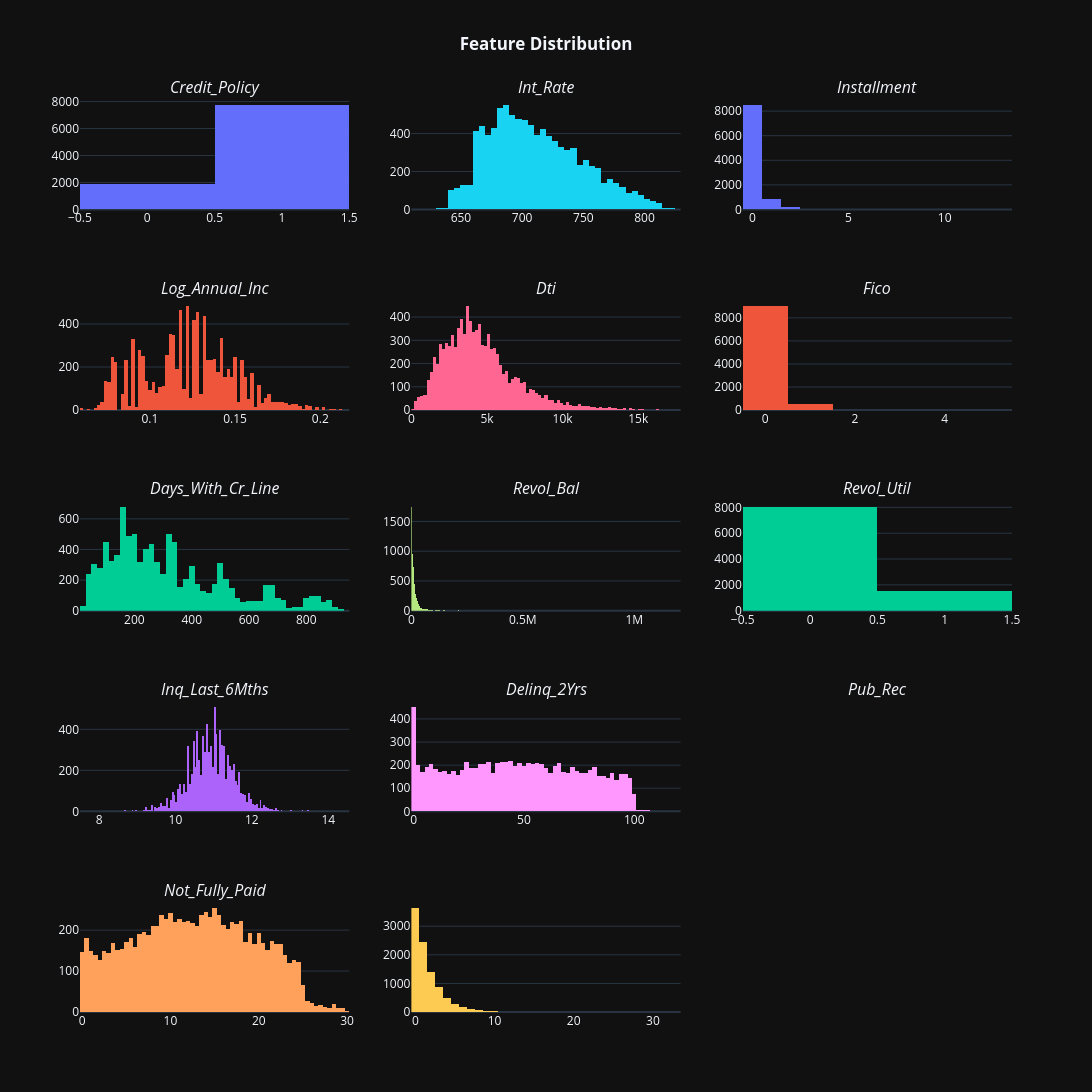

Source (notebook cell):
### Code cell
l = len(feature_list)

row = l // 3 +1

fig = make_subplots(cols = 3,
                    rows = row,
                    subplot_titles=[f'<i>{i.title()}</i>' for i in feature_list])
for i in range(l):
    fig.add_trace(go.Histogram(x = df[feature_list[i]]),
                  col = i //  row +1,
                  row = i % row +1)

fig.update_layout(height = row * 300,
                  width = 1200,
                  title_text = '<b>Feature Distribution',
                  template = 'plotly_dark',
                  title_x = 0.5,
                  showlegend=False)


fig.show()

### Figure 1 — Plotly figure (JSON) as saved in the notebook; plotly's stock layout.template omitted (floating-point values rounded to 4 significant figures; data arrays with more than 128 entries replaced by an {"elided": "..."} marker saying what was removed)
{"data": [{"type": "histogram", "x": {"elided": "9578 int values"}, "xaxis": "x", "yaxis": "y"}, {"type": "histogram", "x": {"elided": "9578 float values"}, "xaxis": "x4", "yaxis": "y4"}, {"type": "histogram", "x": {"elided": "9578 float values"}, "xaxis": "x7", "yaxis": "y7"}, {"type": "histogram", "x": {"elided": "9578 float values"}, "xaxis": "x10", "yaxis": "y10"}, {"type": "histogram", "x": {"elided": "9578 float values"}, "xaxis": "x13", "yaxis": "y13"}, {"type": "histogram", "x": {"elided": "9578 int values"}, "xaxis": "x2", "yaxis": "y2"}, {"type": "histogram", "x": {"elided": "9578 float values"}, "xaxis": "x5", "yaxis": "y5"}, {"type": "histogram", "x": {"elided": "9578 int values"}, "xaxis": "x8", "yaxis": "y8"}, {"type": "histogram", "x": {"elided": "9578 float values"}, "xaxis": "x11", "yaxis": "y11"}, {"type": "histogram", "x": {"elided": "9578 int values"}, "xaxis": "x14", "yaxis": "y14"}, {"type": "histogram", "x": {"elided": "9578 int values"}, "xaxis": "x3", "yaxis": "y3"}, {"type": "histogram", "x": {"elided": "9578 int values"}, "xaxis": "x6", "yaxis": "y6"}, {"type": "histogram", "x": {"elided": "9578 int values"}, "xaxis": "x9", "yaxis": "y9"}], "layout": {"annotations": [{"font": {"size": 16}, "showarrow": false, "text": "<i>Credit_Policy</i>", "x": 0.1444, "xanchor": "center", "xref": "paper", "y": 1, "yanchor": "bottom", "yref": "paper"}, {"font": {"size": 16}, "showarrow": false, "text": "<i>Int_Rate</i>", "x": 0.5, "xanchor": "center", "xref": "paper", "y": 1, "yanchor": "bottom", "yref": "paper"}, {"font": {"size": 16}, "showarrow": false, "text": "<i>Installment</i>", "x": 0.8556, "xanchor": "center", "xref": "paper", "y": 1, "yanchor": "bottom", "yref": "paper"}, {"font": {"size": 16}, "showarrow": false, "text": "<i>Log_Annual_Inc</i>", "x": 0.1444, "xanchor": "center", "xref": "paper", "y": 0.78, "yanchor": "bottom", "yref": "paper"}, {"font": {"size": 16}, "showarrow": false, "text": "<i>Dti</i>", "x": 0.5, "xanchor": "center", "xref": "paper", "y": 0.78, "yanchor": "bottom", "yref": "paper"}, {"font": {"size": 16}, "showarrow": false, "text": "<i>Fico</i>", "x": 0.8556, "xanchor": "center", "xref": "paper", "y": 0.78, "yanchor": "bottom", "yref": "paper"}, {"font": {"size": 16}, "showarrow": false, "text": "<i>Days_With_Cr_Line</i>", "x": 0.1444, "xanchor": "center", "xref": "paper", "y": 0.56, "yanchor": "bottom", "yref": "paper"}, {"font": {"size": 16}, "showarrow": false, "text": "<i>Revol_Bal</i>", "x": 0.5, "xanchor": "center", "xref": "paper", "y": 0.56, "yanchor": "bottom", "yref": "paper"}, {"font": {"size": 16}, "showarrow": false, "text": "<i>Revol_Util</i>", "x": 0.8556, "xanchor": "center", "xref": "paper", "y": 0.56, "yanchor": "bottom", "yref": "paper"}, {"font": {"size": 16}, "showarrow": false, "text": "<i>Inq_Last_6Mths</i>", "x": 0.1444, "xanchor": "center", "xref": "paper", "y": 0.34, "yanchor": "bottom", "yref": "paper"}, {"font": {"size": 16}, "showarrow": false, "text": "<i>Delinq_2Yrs</i>", "x": 0.5, "xanchor": "center", "xref": "paper", "y": 0.34, "yanchor": "bottom", "yref": "paper"}, {"font": {"size": 16}, "showarrow": false, "text": "<i>Pub_Rec</i>", "x": 0.8556, "xanchor": "center", "xref": "paper", "y": 0.34, "yanchor": "bottom", "yref": "paper"}, {"font": {"size": 16}, "showarrow": false, "text": "<i>Not_Fully_Paid</i>", "x": 0.1444, "xanchor": "center", "xref": "paper", "y": 0.12, "yanchor": "bottom", "yref": "paper"}], "height": 1500, "showlegend": false, "title": {"text": "<b>Feature Distribution", "x": 0.5}, "width": 1200, "xaxis": {"anchor": "y", "domain": [0, 0.2889]}, "xaxis10": {"anchor": "y10", "domain": [0, 0.2889]}, "xaxis11": {"anchor": "y11", "domain": [0.3556, 0.6444]}, "xaxis12": {"anchor": "y12", "domain": [0.7111, 1]}, "xaxis13": {"anchor": "y13", "domain": [0, 0.2889]}, "xaxis14": {"anchor": "y14", "domain": [0.3556, 0.6444]}, "xaxis15": {"anchor": "y15", "domain": [0.7111, 1]}, "xaxis2": {"anchor": "y2", "domain": [0.3556, 0.6444]}, "xaxis3": {"anchor": "y3", "domain": [0.7111, 1]}, "xaxis4": {"anchor": "y4", "domain": [0, 0.2889]}, "xaxis5": {"anchor": "y5", "domain": [0.3556, 0.6444]}, "xaxis6": {"anchor": "y6", "domain": [0.7111, 1]}, "xaxis7": {"anchor": "y7", "domain": [0, 0.2889]}, "xaxis8": {"anchor": "y8", "domain": [0.3556, 0.6444]}, "xaxis9": {"anchor": "y9", "domain": [0.7111, 1]}, "yaxis": {"anchor": "x", "domain": [0.88, 1]}, "yaxis10": {"anchor": "x10", "domain": [0.22, 0.34]}, "yaxis11": {"anchor": "x11", "domain": [0.22, 0.34]}, "yaxis12": {"anchor": "x12", "domain": [0.22, 0.34]}, "yaxis13": {"anchor": "x13", "domain": [0, 0.12]}, "yaxis14": {"anchor": "x14", "domain": [0, 0.12]}, "yaxis15": {"anchor": "x15", "domain": [0, 0.12]}, "yaxis2": {"anchor": "x2", "domain": [0.88, 1]}, "yaxis3": {"anchor": "x3", "domain": [0.88, 1]}, "yaxis4": {"anchor": "x4", "domain": [0.66, 0.78]}, "yaxis5": {"anchor": "x5", "domain": [0.66, 0.78]}, "yaxis6": {"anchor": "x6", "domain": [0.66, 0.78]}, "yaxis7": {"anchor": "x7", "domain": [0.44, 0.56]}, "yaxis8": {"anchor": "x8", "domain": [0.44, 0.56]}, "yaxis9": {"anchor": "x9", "domain": [0.44, 0.56]}}}
